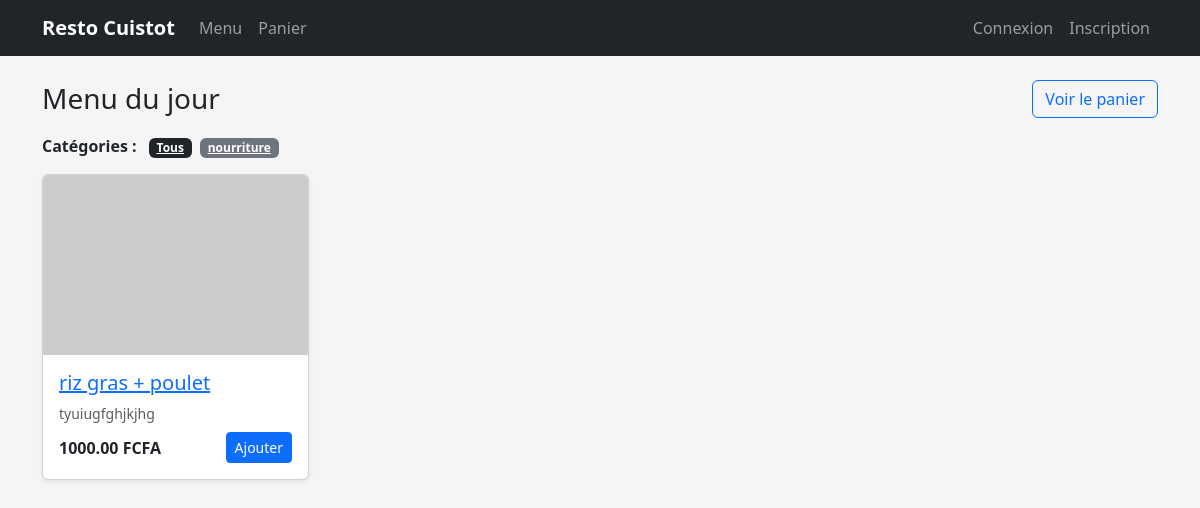
/, run on an earlier commit of the app's database.
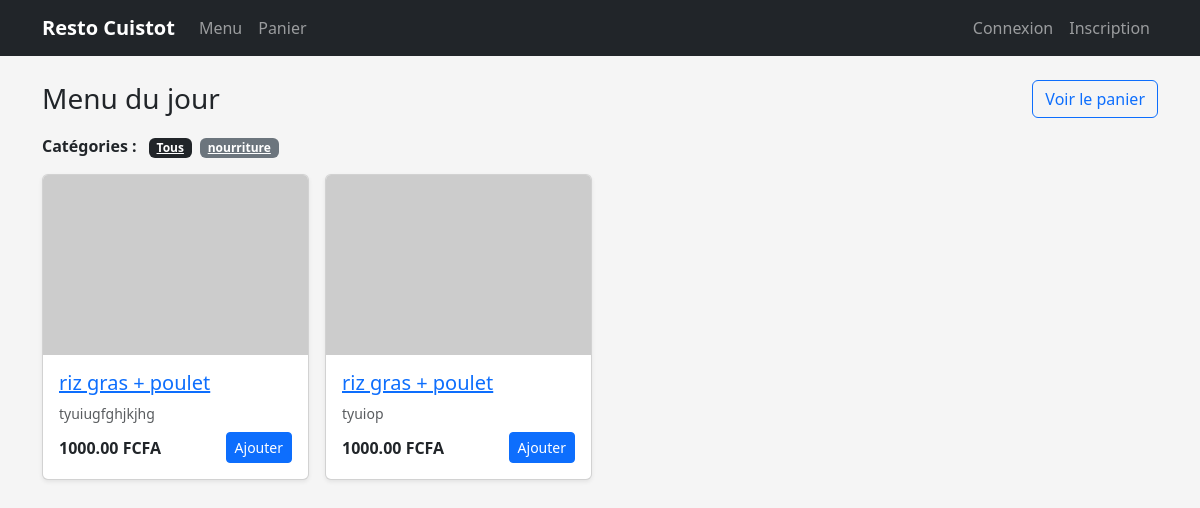
And on a later commit of the database.
### shop/models.py (models this page shows, shortened)
class Category(models.Model):
    name = models.CharField(max_length=100)
    slug = models.SlugField(unique=True)
    class Meta:
        verbose_name_plural = "Categories"

class Meal(models.Model):
    category = models.ForeignKey(Category, on_delete=models.CASCADE, related_name='meals')
    name = models.CharField(max_length=150)
    slug = models.SlugField(unique=True)
    description = models.TextField(blank=True)
    price = models.DecimalField(max_digits=8, decimal_places=2)
    is_active = models.BooleanField(default=True)
    image = models.ImageField(upload_to='meals/', blank=True, null=True)

### shop/views.py (the view)
# urls.py: path('', views.meal_list, name='meal_list'),
def meal_list(request, category_slug=None):
    category = None
    categories = Category.objects.all()
    meals = Meal.objects.filter(is_active=True)
    if category_slug:
        category = get_object_or_404(Category, slug=category_slug)
        meals = meals.filter(category=category)
    return render(request, 'shop/meal_list.html', {
        'category': category,
        'categories': categories,
        'meals': meals,
    })

### backend/resto/shop/templates/shop/meal_list.html (shortened to what this page needs)
{% extends "base.html" %}
{% block content %}
<div class="d-flex justify-content-between align-items-center mb-3">
  <h1 class="h3 mb-0">Menu du jour</h1>
  <a href="{% url 'shop:cart_detail' %}" class="btn btn-outline-primary">
    Voir le panier
  </a>
</div>
<div class="mb-3">
  <span class="fw-bold me-2">Catégories :</span>
  <a href="{% url 'shop:meal_list' %}"
     class="badge bg-secondary me-1 {% if not category %}bg-dark{% endif %}">
    Tous
  </a>
  {% for cat in categories %}
    <a href="{% url 'shop:meal_list_by_category' cat.slug %}"
       class="badge bg-secondary me-1 {% if category and category.id == cat.id %}bg-dark{% endif %}">
      {{ cat.name }}
    </a>
  {% endfor %}
</div>
<div class="row g-3">
  {% for meal in meals %}
    <div class="col-12 col-sm-6 col-md-4 col-lg-3">
      <div class="card shadow-sm meal-card h-100">
        {% if meal.image %}
          <img src="{{ meal.image.url }}" class="card-img-top" alt="{{ meal.name }}">
        {% else %}
          <img src="https://via.placeholder.com/400x250?text=Resto"
               class="card-img-top" alt="{{ meal.name }}">
        {% endif %}
        <div class="card-body d-flex flex-column">
          <h5 class="card-title"><a href="{% url 'shop:meal_detail' meal.slug %}">{{ meal.name }}</a></h5>
          <p class="card-text small text-muted mb-2">
            {{ meal.description|truncatechars:80 }}
          </p>
          <div class="mt-auto d-flex justify-content-between align-items-center">
            <span class="fw-bold">{{ meal.price }} FCFA</span>
            <form action="{% url 'shop:cart_add' meal.id %}" method="post">
              <button class="btn btn-sm btn-primary" type="submit">
                Ajouter
              </button>
            </form>
          </div>
        </div>
      </div>
    </div>
  {% empty %}
    <p>Aucun plat disponible pour le moment.</p>
  {% endfor %}
</div>
{% endblock %}

### backend/resto/shop/templates/base.html (shortened to what this page needs)
{% load static %}
<!DOCTYPE html>
<html lang="fr">
<head>
  <link
    href="https://cdn.jsdelivr.net/npm/bootstrap@5.3.3/dist/css/bootstrap.min.css"
    rel="stylesheet"
  >
</head>
<body>
<nav class="navbar navbar-expand-lg navbar-dark bg-dark mb-4">
  <div class="container">
    <a class="navbar-brand" href="{% url 'shop:meal_list' %}">Resto Cuistot</a>
    <div class="collapse navbar-collapse" id="navbarNav">
      <ul class="navbar-nav me-auto">
        <li class="nav-item">
          <a class="nav-link" href="{% url 'shop:meal_list' %}">Menu</a>
        </li>
        <li class="nav-item">
          <a class="nav-link" href="{% url 'shop:cart_detail' %}">Panier</a>
        </li>
      </ul>
      <ul class="navbar-nav ms-auto">
        {% if user.is_authenticated %}
          <li class="nav-item">
            <a class="nav-link" href="{% url 'shop:profile' %}">
              {{ user.username }}
            </a>
          </li>
            <li class="nav-item">
                <a class="nav-link" href="{% url 'logout' %}?next={% url 'shop:meal_list' %}">
                Déconnexion
                </a>
            </li>
        {% else %}
          <li class="nav-item">
            <a class="nav-link" href="{% url 'login' %}">Connexion</a>
          </li>
          <li class="nav-item">
            <a class="nav-link" href="{% url 'signup' %}">Inscription</a>
          </li>
        {% endif %}
      </ul>
    </div>
  </div>
</nav>
<div class="container mb-5">
  {% block content %}{% endblock %}
</div>
</body>
</html>

### backend/resto/shop/templates/base.html (style rules this page uses)
body { background-color: #f5f5f5; }
.navbar-brand { font-weight: 700; }
.meal-card img { height: 180px; object-fit: cover; }

What changed in the data, as far as the page shows it:
added Meal: name "riz gras + poulet", description "tyuiop", price "1000.00"
